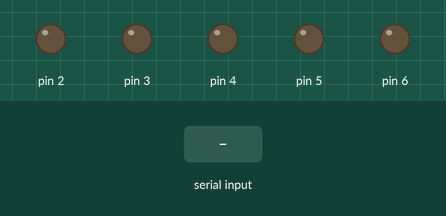
The sketch below on a simulated Arduino Uno, built with avr-gcc and run on an emulated ATmega328P. On the bench: output pins drawn as LEDs (lit = HIGH). The test bench sets the inputs (shaded band). What the sketch prints to the serial monitor is not drawn.

Above: at 1.2 s.
1.3 s: "A" received over Serial
At 2.0 s:
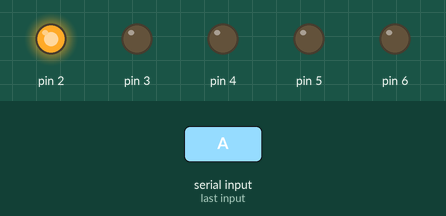
2.8 s: "B" received over Serial
At 3.1 s:
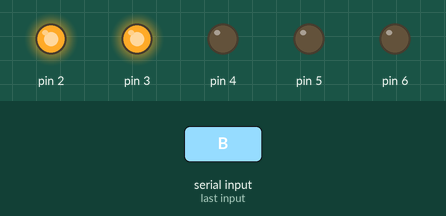
4.3 s: "a" received over Serial
At 5.5 s:
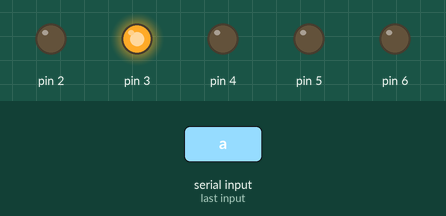
5.8 s: "C" received over Serial
At 6.6 s:
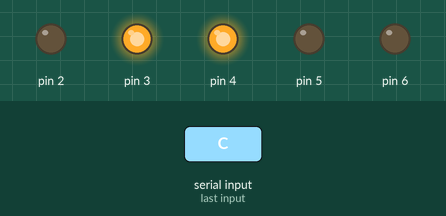
7.3 s: "b" received over Serial
At 7.7 s:
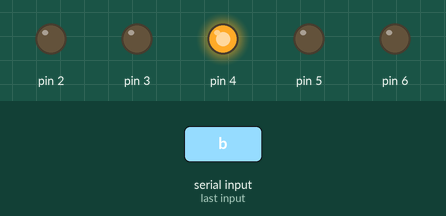
8.8 s: "D" received over Serial
At 10.1 s:
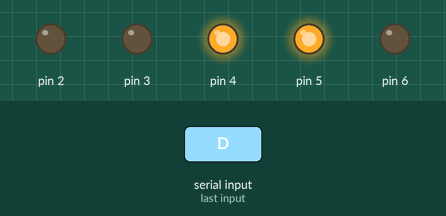
Timing chart, 0 to 11.3 s (numbered marks = the images above; inputs shaded):
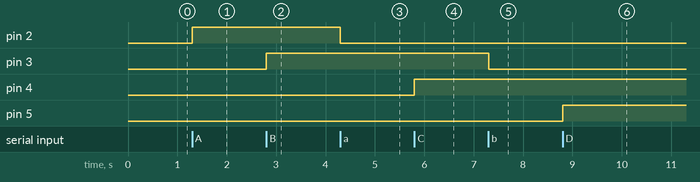

Measured:
- after the input at 1.3 s, pin 2: LOW → HIGH at once
- after the input at 2.8 s, pin 3: LOW → HIGH at once
- after the input at 4.3 s, pin 2: HIGH → LOW at once
- after the input at 5.8 s, pin 4: LOW → HIGH at once
- after the input at 7.3 s, pin 3: HIGH → LOW at once
- after the input at 8.8 s, pin 5: LOW → HIGH at once

The sketch:

ATC_Newbie.ino
```cpp
/*Arduino Total Control for Newbies
 REMEMBER TO DISCONNECT BLUETOOT TX PIN WHEN UPLOADING SKETCH
 REAL basic functions for controlling stuff via ATC app.
 Please use the "example" Codes to get all the awesome features the app has!!!
 If using this sketch, DO NOT ENABLE accelerometer data in the app or seek bars or funny stuff will happen :)

 * Bluetooth Module attached to Serial port with a baud rate of 9600
   * Controls 5 relays (digital outputs) with the first 5 buttons in the app

 Author: Juan Luis Gonzalez Bello
 Date: Aug 2016
 Get the app: https://play.google.com/store/apps/details?id=com.apps.emim.btrelaycontrol
 */

// Special commands
#define CMD_SPECIAL '<'
#define CMD_ALIVE   '['

void setup() {
  // initialize BT Serial port
  Serial.begin(9600);

  // Initialize Output PORTS
  pinMode(2, OUTPUT);
  pinMode(3, OUTPUT);
  pinMode(4, OUTPUT);
  pinMode(5, OUTPUT);
  pinMode(6, OUTPUT);

  // Greet arduino total control on top of the app
  Serial.println("Thanks for your support!");
}

void loop() {
  int appData;

  // ===========================================================
  // This is the point were you get data from the App
  appData = Serial.read();   // Get a byte from app, if available
  switch(appData){
  case 'A': // Turn on pin 2
    digitalWrite(2, HIGH);
    break;

  case 'a': // turn off pin 2
    digitalWrite(2, LOW);
    break;

  case 'B':
    digitalWrite(3, HIGH);
    break;

  case 'b':
    digitalWrite(3, LOW);
    break;

  case 'C':
    digitalWrite(4, HIGH);
    break;

  case 'c':
    digitalWrite(4, LOW);
    break;

  case 'D':
    digitalWrite(5, HIGH);
    break;

  case 'd':
    digitalWrite(5, LOW);
    break;

  case 'E':
    digitalWrite(6, HIGH);
    break;

  case 'e':
    digitalWrite(6, LOW);
    break;

  case CMD_SPECIAL:
    // I hope you did not enabled accelerometer or seek bars, so this will never be called
    break;

  case CMD_ALIVE:
    // Character '[' is received every 2.5s, use
    // this event to tell the android we are still here
    Serial.println("Hello ATC!");
    break;
  }
  // ==========================================================
}
```
